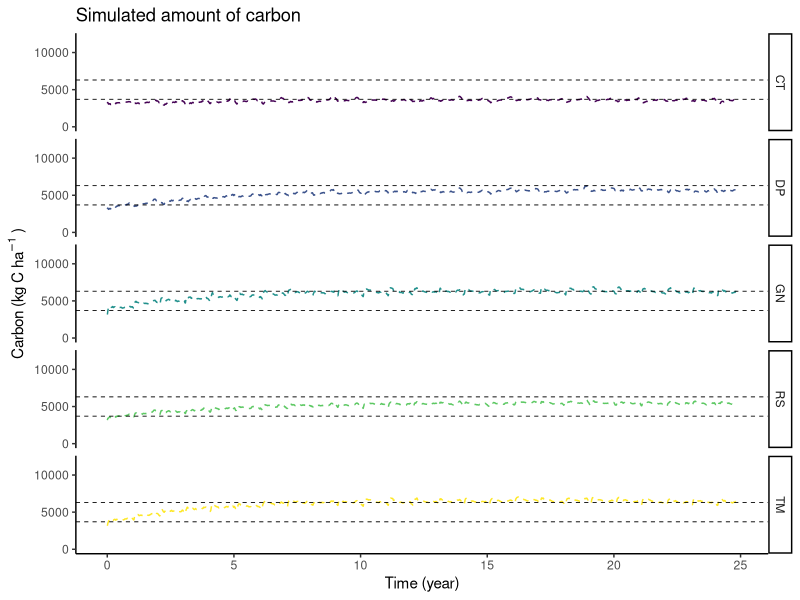

This chart was generated by the following R code:
# Remove all variables
rm(list=ls(all = TRUE))
# Clear the console window
cat("\014") 
library("ggplot2")
library("deSolve")


climate<-read.csv("climate_file.csv", sep=";")

################################################################################
# BEGIN SAMM FUNCTION

# Functions that are needed in the model

RateModTempExp <- function(Temp){
  rateMod <- 2^((Temp-20)/10)
  return(rateMod)
}

RateModWater <- function(pF){
  corr_M = 1
  if(pF>=2.5){corr_M = (1.625-pF/4) }
  if(pF>=6.5){corr_M = 0}
  if(pF<=1.5){corr_M=(0.6+0.4 * pF/1.5)}
  if(pF<=0){corr_M=0.6}
  return(corr_M)
}

CUE_CN_LMW <- function(LMW_C,LMW_N,CUE_LMW){
  CUE_Sinsabaugh_linear= (((1E-6+LMW_C)/(LMW_N+1E-10))^(-1)) * 13.4 # Formula  extracted from Campbell 2016
  if(is.nan(CUE_Sinsabaugh_linear)){CUE_Sinsabaugh_linear<-0}
  if(is.na(CUE_Sinsabaugh_linear)){CUE_Sinsabaugh_linear<-0}
  if(CUE_Sinsabaugh_linear>1){CUE_Sinsabaugh_linear=1}
  return(CUE_LMW*CUE_Sinsabaugh_linear)
}




# This is SAMM model v1.0

SAMMv1 <- function(Time, State, Pars, Weather){
  with(as.list(c(State, Pars)),{
    
    ############################################################################
    # Set all external driving variables needed to calculate the flows
    ############################################################################
    
    # For the calculation of leaching
    WC_theta = Weather$Simulated_WC_theta[floor(Time)]
    H2O_content=(WC_theta * simulated_depth * 10000) * 1000 #H2O content in kg/ha
    simulated_leaching_m=Weather$Simulated.leaching..mm.[floor(Time)]	/1000	 # leaching converted from mm to m
    H2O_leached=(simulated_leaching_m) * 10000 * 1000 #H2O leached in kg/ha
    
    # Soil temperature and moisture
    temperature=Weather$mean_temp_7.5cm[floor(Time)]
    pF=Weather$pF_from_theta[floor(Time)]
    
    # Calculate the rate modifiers
    corr_F =RateModWater(pF) * RateModTempExp(temperature)
    
    # Calculate the helper variables
    p_LAB = STR_C * pc_STR_LAB/LAB_C # New version - 12.12.2020
    if(p_LAB>1){p_LAB=1	}
    
    a_MIC = max(MIC_C/(K_M_MIC_C+MIC_C),0.05) 
    
    
    
    
    ############################################################################
    # Computing the Carbon flows between pools
    ############################################################################    
    
    STR_C_to_CO2 = STR_C * k_STR * a_MIC * (1-CUE_STR) * corr_F 
    
    STR_C_to_LMW_C = STR_C * k_STR * a_MIC * (CUE_STR) * corr_F
    
    LAB_C_to_CO2 = LAB_C * k_LAB * (1-p_LAB) * a_MIC * (1-CUE_LAB) * corr_F 
    
    LAB_C_to_LMW_C = LAB_C * k_LAB * a_MIC * (1-p_LAB) * (CUE_LAB) * corr_F 
    
    LMW_C_to_CO2 = mu_max * LMW_C * a_MIC * (1-CUE_CN_LMW(LMW_C,LMW_N,CUE_LMW)) * corr_F 
    
    LMW_C_to_MIC_C = mu_max * LMW_C * a_MIC * CUE_CN_LMW(LMW_C,LMW_N,CUE_LMW) * corr_F
    
    STR_C_to_AggSTR_C = min((LMW_C_to_MIC_C+NonMicAgg) * aggfactSTR_C,STR_C) 
    
    LAB_C_to_AggLAB_C = min(STR_C_to_AggSTR_C * pc_STR_LAB,LAB_C)
    
    MAO_C_to_AggMAO_C = min((LMW_C_to_MIC_C+NonMicAgg) * aggfactMAO_C,MAO_C) 
    
    AggSTR_C_to_STR_C = AggSTR_C * kAgg * corr_F
    
    AggLAB_C_to_LAB_C = AggLAB_C * kAgg * corr_F
    
    AggMAO_C_to_MAO_C = AggMAO_C  * kAgg * corr_F
    
    MIC_C_to_CO2 = MIC_C * m_MIC * corr_F
    
    MIC_C_to_MAO_C= f_MICMAOM * MIC_C * k_MIC * corr_F
    
    MIC_C_to_LMW_C= (1-f_MICMAOM) * MIC_C * k_MIC * corr_F
    
    MAO_C_to_LMW_C= MAO_C * k_MAO * a_MIC * corr_F  
    
    
    # leaching from external driver (HYDRUS 1D)
    H2O_LMW_C_concentration=(LMW_C)/H2O_content
    
    LMW_C_leaching= H2O_leached * H2O_LMW_C_concentration
    
    if (LMW_C_leaching>(LMW_C * 0.95)){
      LMW_C_leaching= LMW_C * 0.95	#not more than 95% can be leached
    }
    
    LMW_C_to_MAO_C = LMW_C * K_LMW_MAO * (MAO_C_max-MAO_C)/MAO_C_max * corr_F 
    #MAO_C_to_LMW_CDesorption = MAO_C * KMaoc_to_DocDesorption * (MAO_C/MAO_C_max) * corr_F 
    MAO_C_to_LMW_CDesorption = 0 # Deactivated desorption for now, to reduce equifinality and it is essentially the same as MAO_C_to_LMW_C
    
    
    
    ############################################################################
    # Computing changes in pool sizes dP/dt for Carbon
    ############################################################################  
    
    dSTR_C = -STR_C_to_LMW_C -STR_C_to_CO2 -STR_C_to_AggSTR_C +AggSTR_C_to_STR_C
    
    dLAB_C = -LAB_C_to_LMW_C -LAB_C_to_CO2 -LAB_C_to_AggLAB_C +AggLAB_C_to_LAB_C
    
    dLMW_C = +STR_C_to_LMW_C +LAB_C_to_LMW_C +MIC_C_to_LMW_C +MAO_C_to_LMW_C +
      -LMW_C_to_CO2 -LMW_C_to_MIC_C -LMW_C_to_MAO_C +MAO_C_to_LMW_CDesorption -LMW_C_leaching
    
    dMIC_C = +LMW_C_to_MIC_C -MIC_C_to_CO2 -MIC_C_to_MAO_C -MIC_C_to_LMW_C
    
    dMAO_C = +MIC_C_to_MAO_C +LMW_C_to_MAO_C -MAO_C_to_LMW_CDesorption -MAO_C_to_LMW_C -MAO_C_to_AggMAO_C +AggMAO_C_to_MAO_C
    
    dAggSTR_C = +STR_C_to_AggSTR_C -AggSTR_C_to_STR_C
    
    dAggLAB_C = +LAB_C_to_AggLAB_C -AggLAB_C_to_LAB_C
    
    dAggMAO_C = +MAO_C_to_AggMAO_C -AggMAO_C_to_MAO_C
    
    #adding CO2 for mass balance equation
    dCO2 = +MIC_C_to_CO2 +LMW_C_to_CO2 +LAB_C_to_CO2 +STR_C_to_CO2
    
    dLeachC = +LMW_C_leaching
    
    
    ############################################################################
    # Computing the Nitrogen flows between pools
    ############################################################################
    
    LAB_N_to_LMW_N = LAB_N * k_LAB * a_MIC * (1-p_LAB) * corr_F		
    if (LAB_N_to_LMW_N<0){LAB_N_to_LMW_N= 0}
    
    LMW_N_to_Mic_N = mu_max * LMW_N * a_MIC * corr_F		
    
    MIC_N_to_MAO_N =  f_MICMAOM * MIC_N * k_MIC * corr_F 
    
    MIC_N_to_LMW_N = (1-f_MICMAOM) * MIC_N * k_MIC * corr_F 
    
    MAO_N_to_LMW_N = MAO_N * k_MAO * a_MIC * corr_F 
    
    LMW_N_to_MAO_N = LMW_C_to_MAO_C * (LMW_N/LMW_C)
    
    MAO_to_LMW_NDesorption = MAO_C_to_LMW_CDesorption * (MAO_N/MAO_C) # Desorped at same rate, atm 0
    
    LAB_N_to_AggLAB_N = LAB_C_to_AggLAB_C * (LAB_N/LAB_C)
    
    MAO_N_to_AggMAO_N = MAO_C_to_AggMAO_C * (MAO_N/MAO_C)
    
    AggLAB_N_to_LAB_N = AggLAB_N * kAgg * corr_F
    
    AggMAO_N_to_MAO_N = AggMAO_N * kAgg * corr_F
    
    
    
    H2O_LMW_N_concentration=(LMW_N)/H2O_content
    LMW_N_leaching= H2O_leached * H2O_LMW_N_concentration
    if (LMW_N_leaching>(LMW_N * 0.95)){
      LMW_N_leaching= LMW_N * 0.95	#not more than 95% can be leached
    }
    
    
    # Calculate LMW_N release and immobilization    
    MicLMW_NRelease = 0
    MIC_CN= (MIC_C+1E-10)/(MIC_N+1E-11)
    if (MIC_CN<MicMinCN){
      MicLMW_NRelease=0.5 * (MIC_N-(MIC_C/MicMinCN)) 
    }
    
    MicLMW_NImmobilization = 0
    max_MicLMW_NImmobilization = LMW_N * 0.5
    LMW_N_need = (MIC_C/MicMaxCN)-MIC_N
    if (LMW_N_need>0){
      MicLMW_NImmobilization= max_MicLMW_NImmobilization      
    }
    if (max_MicLMW_NImmobilization>LMW_N_need){
      MicLMW_NImmobilization = LMW_N_need      
    }
    
    
    
    
    ############################################################################
    # Computing changes in pool sizes dP/dt for Nitrogen
    ############################################################################
    dLAB_N = -LAB_N_to_LMW_N -LAB_N_to_AggLAB_N +AggLAB_N_to_LAB_N
    dLMW_N = +LAB_N_to_LMW_N -LMW_N_to_Mic_N +MIC_N_to_LMW_N +MAO_N_to_LMW_N +MicLMW_NRelease -MicLMW_NImmobilization -LMW_N_to_MAO_N +
      + MAO_to_LMW_NDesorption -LMW_N_leaching
    dMIC_N = +LMW_N_to_Mic_N -MIC_N_to_MAO_N -MIC_N_to_LMW_N -MicLMW_NRelease +MicLMW_NImmobilization
    dMAO_N =  +MIC_N_to_MAO_N +LMW_N_to_MAO_N -MAO_to_LMW_NDesorption -MAO_N_to_LMW_N -MAO_N_to_AggMAO_N +AggMAO_N_to_MAO_N
    
    dAggLAB_N = LAB_N_to_AggLAB_N -AggLAB_N_to_LAB_N
    dAggMAO_N = MAO_N_to_AggMAO_N -AggMAO_N_to_MAO_N
    
    
    
    ############################################################################
    # The change of Litterbag pools for calibration
    ############################################################################
    dLitterBagSTR_C= -LitterBagSTR_C * k_STR * a_MIC * corr_F 
    
    # Calculate the helper variables
    LitterBagSTR_CLAB_CProtection = LitterBagSTR_C * pc_STR_LAB/LitterBagLAB_C # New version - 12.12.2020
    if(LitterBagSTR_CLAB_CProtection>1){LitterBagSTR_CLAB_CProtection=1	}
    
    dLitterBagLAB_C= -LitterBagLAB_C * (1-LitterBagSTR_CLAB_CProtection) * k_LAB * a_MIC * corr_F 
    dLitterBagLAB_N= -LitterBagLAB_N * (1-LitterBagSTR_CLAB_CProtection) * k_LAB * a_MIC * corr_F 
    
    
    
    ############################################################################
    # The application of organic resources
    ############################################################################   
    
    #empty Litterbag pool at end of year to make room for new 
    if(floor(Time) %in% (c(382,759,1125,1490,1874,2231,2596,2961,3323,3688,4049,4414,4779,5144,5509,5874,6240,6605,6970,7335,7702,8068,8432,8797,9162)-13)){
      dLitterBagSTR_C= - LitterBagSTR_C * 0.99999
      dLitterBagLAB_C= - LitterBagLAB_C * 0.99999
      dLitterBagLAB_N= - LitterBagLAB_N * 0.99999
    }
    
    # Add litter at the right dates
    if(floor(Time) %in% c(1,382,759,1125,1490,1874,2231,2596,2961,3323,3688,4049,4414,4779,5144,5509,5874,6240,6605,6970,7335,7702,8068,8432,8797,9162)){
      
      dSTR_C = dSTR_C+LitterC * LitterStructuralPercent
      dLAB_C = dLAB_C+ LitterC * (1-LitterStructuralPercent)
      dLAB_N =dLAB_N+LitterN
      
      dLitterBagSTR_C=dLitterBagSTR_C+LitterC * LitterStructuralPercent
      dLitterBagLAB_C=dLitterBagLAB_C+LitterC * (1-LitterStructuralPercent)
      dLitterBagLAB_N=dLitterBagLAB_N+LitterN
      
    }else{
      
      ############################################################################
      # The mass balance is checked on DaysWhere not residue input occur
      ############################################################################     
      
      if(abs(dSTR_C+dLAB_C+dLMW_C+dMIC_C+dMAO_C+dAggSTR_C+dAggLAB_C+dAggMAO_C+dCO2+dLeachC)>0.001){
        # If the mass balance is not closed, an error message is produced
        print(floor(Time))
        stop("Error: the mass balance C is not closed")
      }
      if(abs(dLAB_N+dLMW_N+dMIC_N+dMAO_N+dAggLAB_N+dAggMAO_N+LMW_N_leaching)>0.001){
        # If the mass balance is not closed, an error message is produced
        print(floor(Time))
        stop("Error: the mass balance N is not closed")
      }
      
    }
    
    
    
    ############################################################################
    # The addition of daily C is done
    ############################################################################   
    
    if ((floor(Time)  > 1)){
      dSTR_C = dSTR_C + Daily_Litter_C * Daily_LitterSTR_C
      dLAB_C = dLAB_C + Daily_Litter_C * (1-Daily_LitterSTR_C)
      dLAB_N = dLAB_N + (Daily_Litter_C/Daily_Litter_CN)
    }
    
    
    return(list(c(dSTR_C,
                  dLAB_C,
                  dLMW_C,
                  dMIC_C,
                  dMAO_C,
                  dAggSTR_C,
                  dAggLAB_C,
                  dAggMAO_C,
                  dLAB_N,
                  dLMW_N,
                  dMIC_N,
                  dMAO_N,
                  dAggLAB_N,
                  dAggMAO_N,
                  dLitterBagSTR_C,
                  dLitterBagLAB_C,
                  dLitterBagLAB_N
    )))
  })
}



################################################################################
# END SAMM FUNCTION













# --------------------------
# The parameters are defined
# --------------------------
parameters <- c(
  
  # [Turnover Rates]
  k_STR	= 0.0024,	  # Depolimerisation of Structural litter (d-1 kgC-1)
  k_LAB	= 0.0225,	    # Depolimerisation of Metabolic litter (d-1 kgC-1)
  m_MIC =	0.00035,    # Microbial maintainance respiration	(d-1)
  k_MIC	= 0.0046,	          # Microbial death respiration	(d-1)
  mu_max	= 0.24,        # Maximum daily uptake by microbes	(d-1 kgC-1) from WANG 2013 MEND MODEL
  KmLMW_C	= 0.044,                #	LMW_C half saturation constant (kgC ha-1) estimated half saturation constant
  K_M_MIC_C	= 35.5,               #	MIC halt saturation constent (kgC ha-1) estimated half saturation constant
  kAgg =	0.0316,               #	kAgg decomposition rate (d-1)
  k_MAO =	0.00044,	            # MAOM decompositions rate (d-1)
  
  # [CUEs]		
  CUE_STR =	0.65,	
  CUE_LAB	= 0.54,	
  CUE_LMW	= 0.6,	
  
  #[other parameters]		
  f_MICMAOM	= 0.23,	
  #BiAC_release_per_growth	= 0.01,	
  pc_STR_LAB	= 2.47,	 # (g g-1)
  aggfactSTR_C = 0.71,                                # (g C g-1)
  aggfactMAO_C =	2.70,	                             # (g C g-1)
  #PolyphenolProtectionCapacity= 1,	                   # (g N/g C)
  Daily_Litter_C =	3.07,	                               # kgC ha-1 d-1
  Daily_Litter_CN	= 159.3,	                               # kgC ha-1 d-1
  Daily_LitterSTR_C	= 0.13,	                 # kgC ha-1 d-1
  MicMinCN = 5.0,
  MicMaxCN = 10.1,
  K_LMW_MAO = 0.045,
  #KMaoc_to_DocDesorption = 0.001,
  NonMicAgg = 30.9, # in equivalent of soil mic growth in kg C /ha
  
  #[Added litter values]	# Groundnut	
  LitterC	= 3880,	#kg C/ha
  LitterN	= 228,	#kg N/ha
  LitterStructuralPercent	= 0.13,	#g/g
  PercentPolyphenolsStructural = 0.16,#	g/g
  
  
  #[General values]		
  LitterInAggregateStart = 1400,	# 	kg C/ha 
  InitialSystemC = 4900,		# kg C/ha
  si_cl = 0.176,		# g/g
  
  bulk_density = 1.45,	#t/m^3
  simulated_depth	= 0.15,	#m
  MAO_C_max = NA
)



# ---------------------------------------
# The initial size of the state variables
# ---------------------------------------

yini = c(
  STR_C =	NA,	#kg C/ha
  LAB_C = NA,	#kg C/ha
  LMW_C = 100,	#"kg C/ha	"
  MIC_C = 100,		# kg C/ha
  MAO_C = 1665-575,	# 	kg C/ha
  
  AggSTR_C =	1400 * 0.1 ,	#kg C/ha
  AggLAB_C = 1400 * 0.9 ,	#kg C/ha
  AggMAO_C = 575,	# 	kg C/ha
  
  #[Start values N]		
  LAB_N = NA,#	kg N/ha
  LMW_N	= 5,	#kg N/ha
  MIC_N	= 10,	#kg N/ha
  MAO_N =	NA,	#kg N/ha
  AggLAB_N =	NA ,	#kg C/ha
  AggMAO_N = NA,	# 	kg C/ha
  
  
  # # [LitterBAGValues subtract]	
  LitterBagSTR_C = 0.1,
  LitterBagLAB_C = 0.1,
  LitterBagLAB_N = 0.01
  #LitterBagSTR_Cy2 = 0.1,
  #LitterBagLAB_Cy2 = 0.1,
  #LitterBagLAB_Ny2 = 0.01
  
)

# Calculate start values for pools where it depends on parameter values
InitialLitterC = parameters["InitialSystemC"]-yini["LMW_C"]-yini["MIC_C"]-yini["MAO_C"]-yini["AggMAO_C"]-yini["AggSTR_C"]-yini["AggLAB_C"]
yini["STR_C"] = InitialLitterC  *  parameters["Daily_LitterSTR_C"]
yini["LAB_C"] = InitialLitterC - yini["STR_C"]
yini["LAB_N"] = yini["LAB_C"]/ parameters["Daily_Litter_CN"]
yini["MAO_N"] = yini["MAO_C"]/9 

yini["AggLAB_N"] = yini["AggLAB_C"]/ parameters["Daily_Litter_CN"]
yini["AggMAO_N"] = yini["AggMAO_C"]/9 

yini



parameters["MAO_C_max"] = parameters["simulated_depth"] * (parameters["bulk_density"] * 1000) * (parameters["si_cl"] * 100) * 0.86
# according to Abramoff 2022: depth(m)  *  BD (kg m-3) %claysilt (%) pc (coefficient)
parameters["MAO_C_max"] #Ok, there was one numerical error, so the capacity was only 1/10th of what it should have been # SOLVED



# --------------------------------------
# The times at which output is requested
# --------------------------------------
times <- seq(1,9070,1)



# Plot SOC only the day before residue application
TimesBeforeApplying <-(c(1,382,759,1125,1490,1874,2231,2596,2961,3323,3688,4049,4414,4779,5144,5509,5874,6240,6605,6970,7335,7702,8068,8432,8797,9162))




#PMbest<-read.csv("../../SIR_SAMM/BC_graphs_small_litter230522/SAMM_no_litter_in_SOC_new_litter_prior230516only100k/param.matBestSim.csv", sep=";")


for(i in 1:1){
  # parameters["k_STR"] <- PMbest[1]
  # parameters["k_LAB"] <- PMbest[2]
  # parameters["m_MIC"] <- PMbest[3]
  # parameters["k_MIC"] <- PMbest[4]
  # parameters["mu_max"] <- PMbest[5]
  # parameters["KmLMW_C"] <- PMbest[6]
  # parameters["K_M_MIC_C"] <- PMbest[7]
  # parameters["kAgg"] <- PMbest[8]
  # parameters["k_MAO"] <- PMbest[9]
  # 
  # parameters["CUE_STR"] <- PMbest[10]
  # parameters["CUE_LAB"] <- PMbest[11]
  # 
  # parameters["f_MICMAOM"] <- PMbest[12]
  # parameters["pc_STR_LAB"] <- PMbest[13]
  # parameters["aggfactSTR_C"] <- PMbest[14]
  # parameters["aggfactMAO_C"] <- PMbest[15]
  # parameters["Daily_Litter_C"] <- PMbest[16]
  # parameters["Daily_Litter_CN"] <- PMbest[17]
  # parameters["Daily_LitterSTR_C"] <- PMbest[18]
  # parameters["MicMinCN"] <- PMbest[19]
  # parameters["MicMaxCN"] <- PMbest[20]
  # parameters["K_LMW_MAO"] <- PMbest[21]
  # parameters["NonMicAgg"] <- PMbest[22]
  
  
  parsGN<-parameters
  
  parsCT<-parameters
  parsCT["LitterC"] = 0
  parsCT["LitterN"] = 0
  parsCT["LitterStructuralPercent"] = 0
  parsCT["PercentPolyphenolsStructural"] = 0
  
  parsDP<-parameters
  parsDP["LitterC"] = 4530
  parsDP["LitterN"] = 57
  parsDP["LitterStructuralPercent"] = 0.32
  parsDP["PercentPolyphenolsStructural"] = 0.27
  
  parsRS<-parameters
  parsRS["LitterC"] = 3670
  parsRS["LitterN"] = 47
  parsRS["LitterStructuralPercent"] = 0.06
  parsRS["PercentPolyphenolsStructural"] = 0.18
  
  parsTM<-parameters
  parsTM["LitterC"] = 4300
  parsTM["LitterN"] = 136
  parsTM["LitterStructuralPercent"] = 0.17
  parsTM["PercentPolyphenolsStructural"] = 0.25
}


ST1<-Sys.time()
outCT <- as.data.frame(rk4(func = SAMMv1, y = yini, parms = parsCT, times = times, Weather = climate));outCT$TRT<-"CT"
outDP <- as.data.frame(rk4(func = SAMMv1, y = yini, parms = parsDP, times = times, Weather = climate));outDP$TRT<-"DP"
outGN <- as.data.frame(rk4(func = SAMMv1, y = yini, parms = parsGN, times = times, Weather = climate));outGN$TRT<-"GN"
outRS <- as.data.frame(rk4(func = SAMMv1, y = yini, parms = parsRS, times = times, Weather = climate));outRS$TRT<-"RS"
outTM <- as.data.frame(rk4(func = SAMMv1, y = yini, parms = parsTM, times = times, Weather = climate));outTM$TRT<-"TM"
outComb<-rbind(outCT,outDP,outGN,outRS,outTM)
print(Sys.time()-ST1)


outComb$AgC<- outComb$AggSTR_C+
  outComb$AggLAB_C+
  outComb$AggMAO_C

outComb$C_N<-(outComb$LMW_C+outComb$MIC_C+outComb$MAO_C+outComb$AggSTR_C+outComb$AggLAB_C+outComb$AggMAO_C+outComb$STR_C+outComb$LAB_C)/
  (outComb$LMW_N+outComb$MIC_N+outComb$MAO_N+outComb$AggLAB_N+outComb$AggMAO_N+outComb$LAB_N)


outComb$AggMAO_C

ggplot() +
  geom_line(data = outComb, aes(x = time/365, y = MIC_C+MAO_C+AggSTR_C+AggLAB_C+AggMAO_C, color = TRT), linetype="dashed") +
  labs(title="Simulated amount of carbon",
       y=expression(paste("Carbon (kg C ha"^{-1}~")")),
       x="Time (year)") +
  theme_classic() +
  coord_cartesian(ylim = c(0, NA))+
  facet_grid(TRT~.)+
  theme(legend.position="NONE", legend.text = element_text(size=10),
        legend.background = element_rect(colour = "black", linetype = "solid"))+
  geom_hline(yintercept=3700,linetype="dashed",size=0.3)+
  geom_hline(yintercept=6300,linetype="dashed",size=0.3)+
  scale_y_continuous(limits = c(0,12000),breaks=c(0,5000,10000))+
  scale_color_viridis_d()
